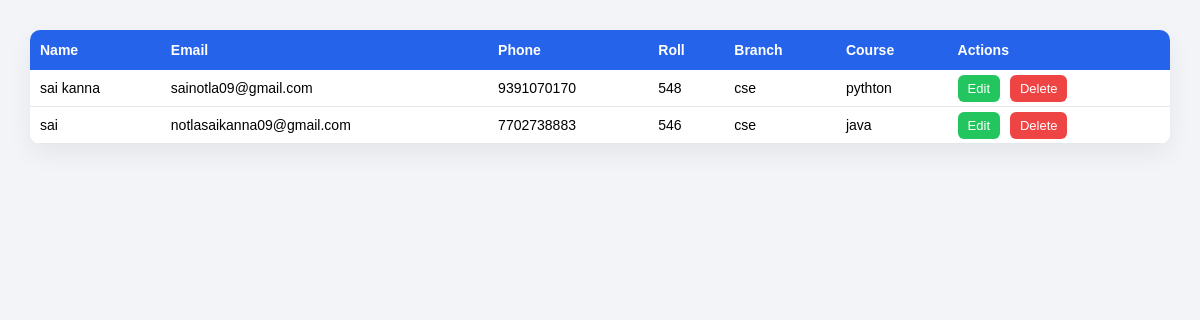
/show/, run on an earlier commit of the app's database.
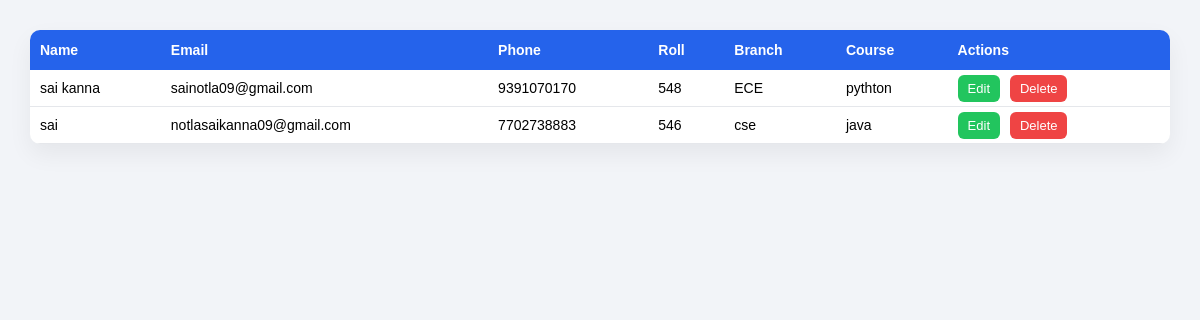
And on a later commit of the database.
### app/models.py (models this page shows, shortened)
class Student(models.Model):
    name = models.CharField(max_length=100)
    Email = models.CharField(max_length=100, default="")
    phone_no = models.IntegerField(default=0)
    roll_no = models.CharField(max_length=10, default="")
    Branch = models.CharField(max_length=20, default="")
    course = models.CharField(max_length=30, default="")

### app/views.py (the view)
# urls.py: path("show/", views.show, name="show"),
def show(request):
    show_details = Student.objects.all()
    return render(request, "app/Show_Details.html", {"show_details": show_details})

### app/templates/app/Show_Details.html (shortened to what this page needs)
<!DOCTYPE html>
<html lang="en">
<head>
</head>
<body>
    <table>
        <tr>
            <th>Name</th>
            <th>Email</th>
            <th>Phone</th>
            <th>Roll</th>
            <th>Branch</th>
            <th>Course</th>
            <th>Actions</th>
        </tr>
        {% for i in show_details %}
        <tr>
            <td>{{ i.name }}</td>
            <td>{{ i.Email }}</td>
            <td>{{ i.phone_no }}</td>
            <td>{{ i.roll_no }}</td>
            <td>{{ i.Branch }}</td>
            <td>{{ i.course }}</td>
            <td>
                <a class="edit-btn" href="{% url 'app:update_details' i.id %}">Edit</a>
                <a class="delete-btn" href="{% url 'app:delete_student' i.id %}"
                    onclick="return confirm('Are you sure you want to delete this record?');">
                    Delete
                </a>
            </td>
        </tr>
        {% endfor %}
    </table>
</body>
</html>

What changed in the data, as far as the page shows it:
changed Student "sai kanna": Branch "cse" → "ECE"
